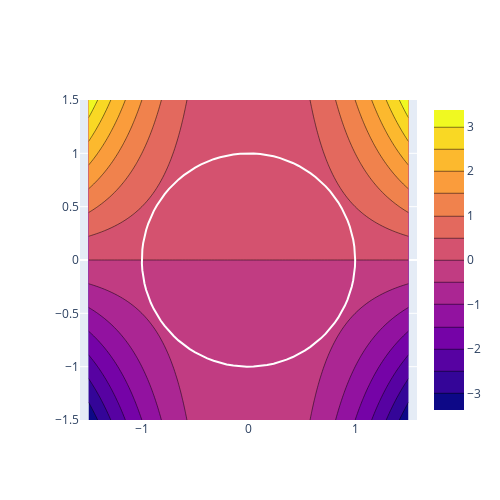

Notebook code cell kept with this figure:
### Code cell
import plotly.graph_objects as go
import numpy as np

# Create grid for the function
x = np.linspace(-1.5, 1.5, 100)
y = np.linspace(-1.5, 1.5, 100)
x, y = np.meshgrid(x, y)
z = x**2 * y

# Create a set of points that lie on the circle
theta = np.linspace(0, 2*np.pi, 100)
x_circle = np.cos(theta) 
y_circle = np.sin(theta)

# Create the contour plot for the function
fig = go.Figure(data=go.Contour(x=x[0,:],y=y[:,0], z=z))

# Add the circle to the plot
fig.add_trace(go.Scatter(x=x_circle, y=y_circle, mode='lines', line=dict(color='white')))

# Set aspect ratio
fig.update_layout(
    autosize=False,
    width=500,
    height=500,
    yaxis=dict(scaleanchor="x", scaleratio=1)
)

fig.show()
